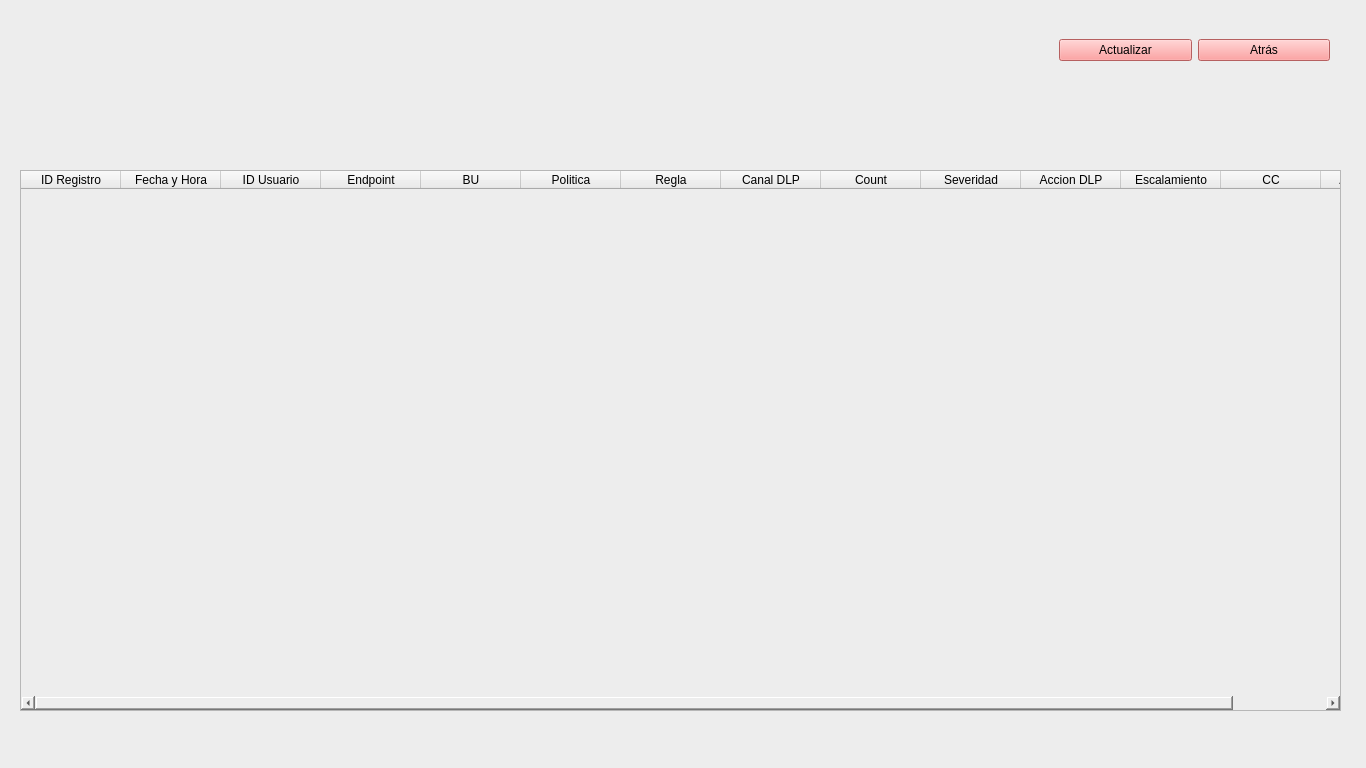
<?xml version="1.0" encoding="UTF-8"?>
<ui version="4.0">
 <class>MainWindow</class>
 <widget class="QMainWindow" name="MainWindow">
  <property name="geometry">
   <rect>
    <x>0</x>
    <y>0</y>
    <width>1366</width>
    <height>768</height>
   </rect>
  </property>
  <property name="windowTitle">
   <string>Office - Tabla</string>
  </property>
  <widget class="QWidget" name="centralwidget">
   <widget class="QWidget" name="widget" native="true">
    <property name="geometry">
     <rect>
      <x>0</x>
      <y>0</y>
      <width>1366</width>
      <height>768</height>
     </rect>
    </property>
    <property name="styleSheet">
     <string notr="true">background-color: rgb(237, 237, 237);</string>
    </property>
    <widget class="QTableWidget" name="tableWidget">
     <property name="geometry">
      <rect>
       <x>20</x>
       <y>170</y>
       <width>1321</width>
       <height>541</height>
      </rect>
     </property>
     <column>
      <property name="text">
       <string>ID Registro</string>
      </property>
     </column>
     <column>
      <property name="text">
       <string>Fecha y Hora</string>
      </property>
     </column>
     <column>
      <property name="text">
       <string>ID Usuario</string>
      </property>
     </column>
     <column>
      <property name="text">
       <string>Endpoint</string>
      </property>
     </column>
     <column>
      <property name="text">
       <string>BU</string>
      </property>
     </column>
     <column>
      <property name="text">
       <string>Politica</string>
      </property>
     </column>
     <column>
      <property name="text">
       <string>Regla</string>
      </property>
     </column>
     <column>
      <property name="text">
       <string>Canal DLP</string>
      </property>
     </column>
     <column>
      <property name="text">
       <string>Count</string>
      </property>
     </column>
     <column>
      <property name="text">
       <string>Severidad</string>
      </property>
     </column>
     <column>
      <property name="text">
       <string>Accion DLP</string>
      </property>
     </column>
     <column>
      <property name="text">
       <string>Escalamiento</string>
      </property>
     </column>
     <column>
      <property name="text">
       <string>CC</string>
      </property>
     </column>
     <column>
      <property name="text">
       <string>Argos Capa</string>
      </property>
     </column>
    </widget>
    <widget class="QWidget" name="horizontalLayoutWidget_2">
     <property name="geometry">
      <rect>
       <x>1059</x>
       <y>10</y>
       <width>271</width>
       <height>81</height>
      </rect>
     </property>
     <layout class="QHBoxLayout" name="horizontalLayout_2">
      <item>
       <widget class="QPushButton" name="pushButtonActualizar">
        <property name="styleSheet">
         <string notr="true">background-color: rgb(255, 135, 135);</string>
        </property>
        <property name="text">
         <string>Actualizar</string>
        </property>
       </widget>
      </item>
      <item>
       <widget class="QPushButton" name="pushButtonAtras">
        <property name="styleSheet">
         <string notr="true">background-color: rgb(255, 135, 135);</string>
        </property>
        <property name="text">
         <string>Atrás</string>
        </property>
       </widget>
      </item>
     </layout>
    </widget>
   </widget>
  </widget>
 </widget>
 <resources/>
 <connections/>
</ui>
